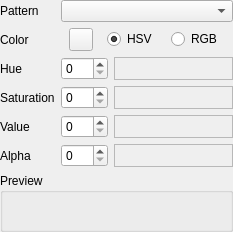
<ui version="4.0" >
 <comment>*********************************************************************
**
** Copyright (C) 1992-2008 Trolltech ASA. All rights reserved.
**
** This file is part of the Qt Designer of the Qt Toolkit.
**
** This file may be used under the terms of the GNU General Public
** License versions 2.0 or 3.0 as published by the Free Software
** Foundation and appearing in the files LICENSE.GPL2 and LICENSE.GPL3
** included in the packaging of this file.  Alternatively you may (at
** your option) use any later version of the GNU General Public
** License if such license has been publicly approved by Trolltech ASA
** (or its successors, if any) and the KDE Free Qt Foundation. In
** addition, as a special exception, Trolltech gives you certain
** additional rights. These rights are described in the Trolltech GPL
** Exception version 1.2, which can be found at
** http://www.trolltech.com/products/qt/gplexception/ and in the file
** GPL_EXCEPTION.txt in this package.
**
** Please review the following information to ensure GNU General
** Public Licensing requirements will be met:
** http://trolltech.com/products/qt/licenses/licensing/opensource/. If
** you are unsure which license is appropriate for your use, please
** review the following information:
** http://trolltech.com/products/qt/licenses/licensing/licensingoverview
** or contact the sales department at sales@trolltech.com.
**
** In addition, as a special exception, Trolltech, as the sole
** copyright holder for Qt Designer, grants users of the Qt/Eclipse
** Integration plug-in the right for the Qt/Eclipse Integration to
** link to functionality provided by Qt Designer and its related
** libraries.
**
** This file is provided "AS IS" with NO WARRANTY OF ANY KIND,
** INCLUDING THE WARRANTIES OF DESIGN, MERCHANTABILITY AND FITNESS FOR
** A PARTICULAR PURPOSE. Trolltech reserves all rights not expressly
** granted herein.
**
** This file is provided AS IS with NO WARRANTY OF ANY KIND, INCLUDING THE
** WARRANTY OF DESIGN, MERCHANTABILITY AND FITNESS FOR A PARTICULAR PURPOSE.
**
*********************************************************************</comment>
 <class>qdesigner_internal::QtBrushPatternEditor</class>
 <widget class="QWidget" name="qdesigner_internal::QtBrushPatternEditor" >
  <property name="geometry" >
   <rect>
    <x>0</x>
    <y>0</y>
    <width>233</width>
    <height>232</height>
   </rect>
  </property>
  <property name="windowTitle" >
   <string>Form</string>
  </property>
  <layout class="QGridLayout" >
   <property name="margin" >
    <number>0</number>
   </property>
   <property name="spacing" >
    <number>6</number>
   </property>
   <item row="2" column="1" >
    <widget class="QSpinBox" name="hueSpinBox" >
     <property name="maximum" >
      <number>359</number>
     </property>
    </widget>
   </item>
   <item row="0" column="0" >
    <widget class="QLabel" name="label_3" >
     <property name="text" >
      <string>Pattern</string>
     </property>
    </widget>
   </item>
   <item row="4" column="0" >
    <widget class="QLabel" name="valueLabel" >
     <property name="text" >
      <string>Value</string>
     </property>
    </widget>
   </item>
   <item row="3" column="2" >
    <widget class="QFrame" name="frame_2" >
     <property name="frameShape" >
      <enum>QFrame::StyledPanel</enum>
     </property>
     <property name="frameShadow" >
      <enum>QFrame::Raised</enum>
     </property>
     <layout class="QVBoxLayout" >
      <property name="margin" >
       <number>0</number>
      </property>
      <property name="spacing" >
       <number>6</number>
      </property>
      <item>
       <widget class="qdesigner_internal::QtColorLine" name="saturationColorLine" >
        <property name="sizePolicy" >
         <sizepolicy>
          <hsizetype>7</hsizetype>
          <vsizetype>5</vsizetype>
          <horstretch>0</horstretch>
          <verstretch>0</verstretch>
         </sizepolicy>
        </property>
        <property name="focusPolicy" >
         <enum>Qt::StrongFocus</enum>
        </property>
       </widget>
      </item>
     </layout>
    </widget>
   </item>
   <item row="3" column="0" >
    <widget class="QLabel" name="saturationLabel" >
     <property name="text" >
      <string>Saturation</string>
     </property>
    </widget>
   </item>
   <item row="5" column="0" >
    <widget class="QLabel" name="alphaLabel" >
     <property name="text" >
      <string>Alpha</string>
     </property>
    </widget>
   </item>
   <item row="1" column="0" >
    <widget class="QLabel" name="label_2" >
     <property name="text" >
      <string>Color</string>
     </property>
    </widget>
   </item>
   <item row="4" column="2" >
    <widget class="QFrame" name="frame_3" >
     <property name="frameShape" >
      <enum>QFrame::StyledPanel</enum>
     </property>
     <property name="frameShadow" >
      <enum>QFrame::Raised</enum>
     </property>
     <layout class="QVBoxLayout" >
      <property name="margin" >
       <number>0</number>
      </property>
      <property name="spacing" >
       <number>6</number>
      </property>
      <item>
       <widget class="qdesigner_internal::QtColorLine" name="valueColorLine" >
        <property name="sizePolicy" >
         <sizepolicy>
          <hsizetype>7</hsizetype>
          <vsizetype>5</vsizetype>
          <horstretch>0</horstretch>
          <verstretch>0</verstretch>
         </sizepolicy>
        </property>
        <property name="focusPolicy" >
         <enum>Qt::StrongFocus</enum>
        </property>
       </widget>
      </item>
     </layout>
    </widget>
   </item>
   <item row="2" column="2" >
    <widget class="QFrame" name="frame" >
     <property name="frameShape" >
      <enum>QFrame::StyledPanel</enum>
     </property>
     <property name="frameShadow" >
      <enum>QFrame::Raised</enum>
     </property>
     <layout class="QVBoxLayout" >
      <property name="margin" >
       <number>0</number>
      </property>
      <property name="spacing" >
       <number>6</number>
      </property>
      <item>
       <widget class="qdesigner_internal::QtColorLine" name="hueColorLine" >
        <property name="sizePolicy" >
         <sizepolicy>
          <hsizetype>7</hsizetype>
          <vsizetype>5</vsizetype>
          <horstretch>0</horstretch>
          <verstretch>0</verstretch>
         </sizepolicy>
        </property>
        <property name="focusPolicy" >
         <enum>Qt::StrongFocus</enum>
        </property>
       </widget>
      </item>
     </layout>
    </widget>
   </item>
   <item row="5" column="2" >
    <widget class="QFrame" name="frame_4" >
     <property name="frameShape" >
      <enum>QFrame::StyledPanel</enum>
     </property>
     <property name="frameShadow" >
      <enum>QFrame::Raised</enum>
     </property>
     <layout class="QVBoxLayout" >
      <property name="margin" >
       <number>0</number>
      </property>
      <property name="spacing" >
       <number>6</number>
      </property>
      <item>
       <widget class="qdesigner_internal::QtColorLine" name="alphaColorLine" >
        <property name="sizePolicy" >
         <sizepolicy>
          <hsizetype>7</hsizetype>
          <vsizetype>5</vsizetype>
          <horstretch>0</horstretch>
          <verstretch>0</verstretch>
         </sizepolicy>
        </property>
        <property name="focusPolicy" >
         <enum>Qt::StrongFocus</enum>
        </property>
       </widget>
      </item>
     </layout>
    </widget>
   </item>
   <item row="2" column="0" >
    <widget class="QLabel" name="hueLabel" >
     <property name="text" >
      <string>Hue</string>
     </property>
    </widget>
   </item>
   <item row="6" column="0" colspan="3" >
    <widget class="QGroupBox" name="groupBox" >
     <property name="sizePolicy" >
      <sizepolicy>
       <hsizetype>5</hsizetype>
       <vsizetype>7</vsizetype>
       <horstretch>0</horstretch>
       <verstretch>0</verstretch>
      </sizepolicy>
     </property>
     <property name="title" >
      <string>Preview</string>
     </property>
     <layout class="QVBoxLayout" >
      <property name="margin" >
       <number>9</number>
      </property>
      <property name="spacing" >
       <number>6</number>
      </property>
      <item>
       <widget class="qdesigner_internal::QtBrushWidget" name="brushWidget" >
        <property name="sizePolicy" >
         <sizepolicy>
          <hsizetype>3</hsizetype>
          <vsizetype>3</vsizetype>
          <horstretch>0</horstretch>
          <verstretch>0</verstretch>
         </sizepolicy>
        </property>
       </widget>
      </item>
     </layout>
    </widget>
   </item>
   <item row="1" column="1" colspan="2" >
    <layout class="QHBoxLayout" >
     <property name="margin" >
      <number>0</number>
     </property>
     <property name="spacing" >
      <number>6</number>
     </property>
     <item>
      <widget class="qdesigner_internal::QtColorButton" name="colorButton" >
       <property name="text" >
        <string/>
       </property>
      </widget>
     </item>
     <item>
      <widget class="QRadioButton" name="hsvRadioButton" >
       <property name="sizePolicy" >
        <sizepolicy>
         <hsizetype>0</hsizetype>
         <vsizetype>0</vsizetype>
         <horstretch>0</horstretch>
         <verstretch>0</verstretch>
        </sizepolicy>
       </property>
       <property name="text" >
        <string>HSV</string>
       </property>
       <property name="checked" >
        <bool>true</bool>
       </property>
      </widget>
     </item>
     <item>
      <widget class="QRadioButton" name="rgbRadioButton" >
       <property name="sizePolicy" >
        <sizepolicy>
         <hsizetype>0</hsizetype>
         <vsizetype>0</vsizetype>
         <horstretch>0</horstretch>
         <verstretch>0</verstretch>
        </sizepolicy>
       </property>
       <property name="text" >
        <string>RGB</string>
       </property>
      </widget>
     </item>
    </layout>
   </item>
   <item row="0" column="1" colspan="2" >
    <widget class="QComboBox" name="patternComboBox" />
   </item>
   <item row="5" column="1" >
    <widget class="QSpinBox" name="alphaSpinBox" >
     <property name="maximum" >
      <number>255</number>
     </property>
    </widget>
   </item>
   <item row="4" column="1" >
    <widget class="QSpinBox" name="valueSpinBox" >
     <property name="maximum" >
      <number>255</number>
     </property>
    </widget>
   </item>
   <item row="3" column="1" >
    <widget class="QSpinBox" name="saturationSpinBox" >
     <property name="maximum" >
      <number>255</number>
     </property>
    </widget>
   </item>
  </layout>
 </widget>
 <customwidgets>
  <customwidget>
   <class>qdesigner_internal::QtColorButton</class>
   <extends>QToolButton</extends>
   <header>qtcolorbutton.h</header>
  </customwidget>
  <customwidget>
   <class>qdesigner_internal::QtBrushWidget</class>
   <extends>QFrame</extends>
   <header>qtbrushwidget.h</header>
  </customwidget>
  <customwidget>
   <class>qdesigner_internal::QtColorLine</class>
   <extends>QFrame</extends>
   <header>qtcolorline.h</header>
  </customwidget>
 </customwidgets>
 <tabstops>
  <tabstop>patternComboBox</tabstop>
  <tabstop>colorButton</tabstop>
  <tabstop>hsvRadioButton</tabstop>
  <tabstop>rgbRadioButton</tabstop>
  <tabstop>hueColorLine</tabstop>
  <tabstop>saturationColorLine</tabstop>
  <tabstop>valueColorLine</tabstop>
  <tabstop>alphaColorLine</tabstop>
 </tabstops>
 <resources/>
 <connections/>
</ui>
